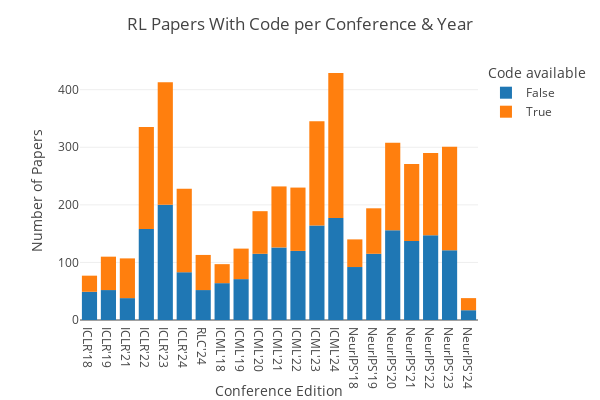
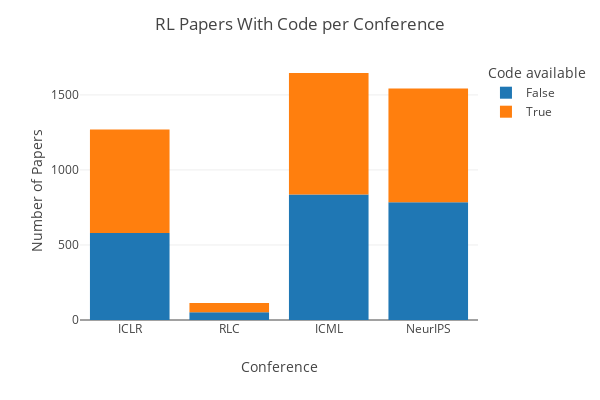
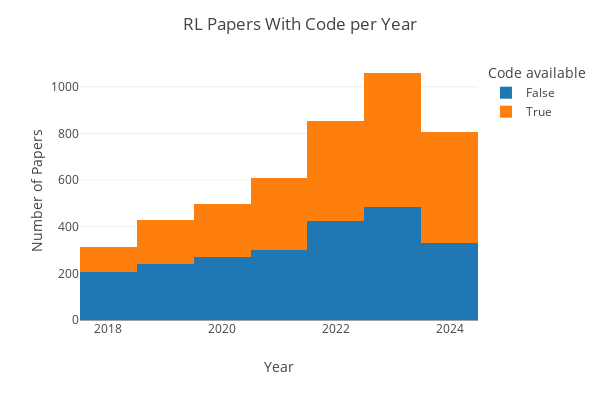

Here is the notebook cell these charts were saved with, in order:
### Code cell
# Code
fig = px.histogram(data, x='conf_id', color='Code available', **figure_kwargs).update_layout(title="RL Papers With Code per Conference & Year", xaxis_title="Conference Edition", **y_axis)
fig.write_image("plots/automated_analysis_code_by_conf_id.png", scale=3)
fig.show()
fig = px.histogram(data, x='Conference', color='Code available', **figure_kwargs).update_layout(title="RL Papers With Code per Conference", xaxis_title="Conference", **y_axis)
fig.write_image("plots/automated_analysis_code_by_conf.png", scale=3)
fig.show()
fig = px.histogram(data, x='year', color='Code available', **figure_kwargs).update_layout(title="RL Papers With Code per Year", xaxis_title="Year", **y_axis)
fig.write_image("plots/automated_analysis_code_by_year.png", scale=3)
fig.show()

### Figure 1 — Plotly figure (JSON) as saved in the notebook; plotly's stock layout.template omitted (floating-point values rounded to 4 significant figures; data arrays with more than 128 entries replaced by an {"elided": "..."} marker saying what was removed)
{"data": [{"alignmentgroup": "True", "bingroup": "x", "hovertemplate": "Code available=False<br>conf_id=%{x}<br>count=%{y}<extra></extra>", "legendgroup": "False", "marker": {"color": "#1F77B4", "pattern": {"shape": ""}}, "name": "False", "offsetgroup": "False", "orientation": "v", "showlegend": true, "type": "histogram", "x": {"elided": "2254 str values"}, "xaxis": "x", "yaxis": "y"}, {"alignmentgroup": "True", "bingroup": "x", "hovertemplate": "Code available=True<br>conf_id=%{x}<br>count=%{y}<extra></extra>", "legendgroup": "True", "marker": {"color": "#FF7F0E", "pattern": {"shape": ""}}, "name": "True", "offsetgroup": "True", "orientation": "v", "showlegend": true, "type": "histogram", "x": {"elided": "2317 str values"}, "xaxis": "x", "yaxis": "y"}], "layout": {"barmode": "relative", "height": 400, "legend": {"title": {"text": "Code available"}, "tracegroupgap": 0}, "margin": {"t": 60}, "title": {"text": "RL Papers With Code per Conference & Year"}, "width": 600, "xaxis": {"anchor": "y", "domain": [0, 1], "title": {"text": "Conference Edition"}}, "yaxis": {"anchor": "x", "domain": [0, 1], "title": {"text": "Number of Papers"}}}}

### Figure 2 — Plotly figure (JSON) as saved in the notebook; plotly's stock layout.template omitted (floating-point values rounded to 4 significant figures; data arrays with more than 128 entries replaced by an {"elided": "..."} marker saying what was removed)
{"data": [{"alignmentgroup": "True", "bingroup": "x", "hovertemplate": "Code available=False<br>Conference=%{x}<br>count=%{y}<extra></extra>", "legendgroup": "False", "marker": {"color": "#1F77B4", "pattern": {"shape": ""}}, "name": "False", "offsetgroup": "False", "orientation": "v", "showlegend": true, "type": "histogram", "x": {"elided": "2254 str values"}, "xaxis": "x", "yaxis": "y"}, {"alignmentgroup": "True", "bingroup": "x", "hovertemplate": "Code available=True<br>Conference=%{x}<br>count=%{y}<extra></extra>", "legendgroup": "True", "marker": {"color": "#FF7F0E", "pattern": {"shape": ""}}, "name": "True", "offsetgroup": "True", "orientation": "v", "showlegend": true, "type": "histogram", "x": {"elided": "2317 str values"}, "xaxis": "x", "yaxis": "y"}], "layout": {"barmode": "relative", "height": 400, "legend": {"title": {"text": "Code available"}, "tracegroupgap": 0}, "margin": {"t": 60}, "title": {"text": "RL Papers With Code per Conference"}, "width": 600, "xaxis": {"anchor": "y", "domain": [0, 1], "title": {"text": "Conference"}}, "yaxis": {"anchor": "x", "domain": [0, 1], "title": {"text": "Number of Papers"}}}}

### Figure 3 — Plotly figure (JSON) as saved in the notebook; plotly's stock layout.template omitted (floating-point values rounded to 4 significant figures; data arrays with more than 128 entries replaced by an {"elided": "..."} marker saying what was removed)
{"data": [{"alignmentgroup": "True", "bingroup": "x", "hovertemplate": "Code available=False<br>year=%{x}<br>count=%{y}<extra></extra>", "legendgroup": "False", "marker": {"color": "#1F77B4", "pattern": {"shape": ""}}, "name": "False", "offsetgroup": "False", "orientation": "v", "showlegend": true, "type": "histogram", "x": {"elided": "2254 int values"}, "xaxis": "x", "yaxis": "y"}, {"alignmentgroup": "True", "bingroup": "x", "hovertemplate": "Code available=True<br>year=%{x}<br>count=%{y}<extra></extra>", "legendgroup": "True", "marker": {"color": "#FF7F0E", "pattern": {"shape": ""}}, "name": "True", "offsetgroup": "True", "orientation": "v", "showlegend": true, "type": "histogram", "x": {"elided": "2317 int values"}, "xaxis": "x", "yaxis": "y"}], "layout": {"barmode": "relative", "height": 400, "legend": {"title": {"text": "Code available"}, "tracegroupgap": 0}, "margin": {"t": 60}, "title": {"text": "RL Papers With Code per Year"}, "width": 600, "xaxis": {"anchor": "y", "domain": [0, 1], "title": {"text": "Year"}}, "yaxis": {"anchor": "x", "domain": [0, 1], "title": {"text": "Number of Papers"}}}}
